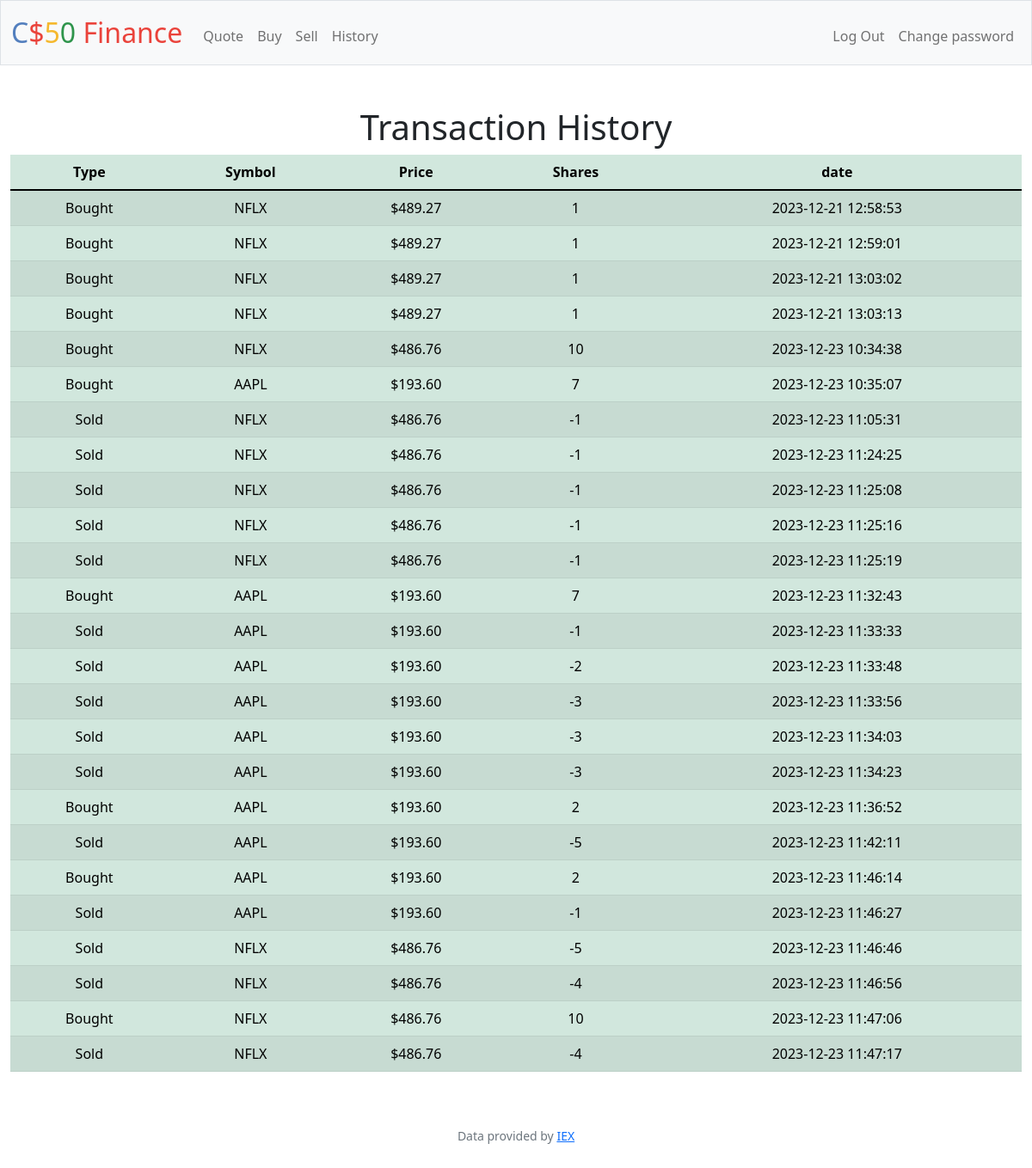
The app's page /history (signed in) with its own data.
### tables this page shows
CREATE TABLE 'transactions' ('id' INTEGER PRIMARY KEY AUTOINCREMENT NOT NULL, 'user_id' INTEGER, 'symbol' TEXT, 'shares' INTEGER, 'price' REAL, 'date' DATETIME);

### app.py (the view)
@app.route("/history")
@login_required
def history():
    user_id = session["user_id"]
    transactions_db = db.execute(
        "SELECT * FROM transactions WHERE user_id = ?", user_id
    )
    return render_template("history.html", transactions=transactions_db)

### app.py (called while the page is built)
@app.after_request
def after_request(response):
    response.headers["Cache-Control"] = "no-cache, no-store, must-revalidate"
    response.headers["Expires"] = 0
    response.headers["Pragma"] = "no-cache"
    return response

### helpers.py (called while the page is built)
def login_required(f):
    @wraps(f)
    def decorated_function(*args, **kwargs):
        if session.get("user_id") is None:
            return redirect("/login")
        return f(*args, **kwargs)
    return decorated_function

def usd(value):
    return f"${value:,.2f}"

### templates/history.html (shortened to what this page needs)
{% extends "layout.html" %}
{% block main %}
    <h1>Transaction History</h1>
    <table class="table table-success table-striped">
        <thead>
          <tr>
            <th scope="col">Type</th>
            <th scope="col">Symbol</th>
            <th scope="col">Price</th>
            <th scope="col">Shares</th>
            <th scope="col">date</th>
          </tr>
        </thead>
        <tbody>
            {% for row in transactions %}
                <tr>
                    {% if row["shares"] > 0 %}
                        <td>Bought</td>
                    {% elif 0 > row["shares"] %}
                        <td>Sold</td>
                    {% endif %}
                    <td>{{ row["symbol"] }}</td>
                    <td>{{ row["price"] |usd }}</td>
                    <td>{{ row["shares"] }}</td>
                    <td>{{ row["date"] }}</td>
                </tr>
          {% endfor %}
        </tbody>
      </table>
{% endblock %}

### records on screen
transactions: shows "Bought", symbol "NFLX", price "$489.27", shares "1", date "2023-12-21 12:58:53"
transactions: shows "Bought", symbol "NFLX", price "$489.27", shares "1", date "2023-12-21 12:59:01"
transactions: shows "Bought", symbol "NFLX", price "$489.27", shares "1", date "2023-12-21 13:03:02"
transactions: shows "Bought", symbol "NFLX", price "$489.27", shares "1", date "2023-12-21 13:03:13"
transactions: shows "Bought", symbol "NFLX", price "$486.76", shares "10", date "2023-12-23 10:34:38"
transactions: shows "Bought", symbol "AAPL", price "$193.60", shares "7", date "2023-12-23 10:35:07"
transactions: shows "Sold", symbol "NFLX", price "$486.76", shares "-1", date "2023-12-23 11:05:31"
transactions: shows "Sold", symbol "NFLX", price "$486.76", shares "-1", date "2023-12-23 11:24:25"
transactions: shows "Sold", symbol "NFLX", price "$486.76", shares "-1", date "2023-12-23 11:25:08"
transactions: shows "Sold", symbol "NFLX", price "$486.76", shares "-1", date "2023-12-23 11:25:16"
transactions: shows "Sold", symbol "NFLX", price "$486.76", shares "-1", date "2023-12-23 11:25:19"
transactions: shows "Bought", symbol "AAPL", price "$193.60", shares "7", date "2023-12-23 11:32:43"
transactions: shows "Sold", symbol "AAPL", price "$193.60", shares "-1", date "2023-12-23 11:33:33"
transactions: shows "Sold", symbol "AAPL", price "$193.60", shares "-2", date "2023-12-23 11:33:48"
transactions: shows "Sold", symbol "AAPL", price "$193.60", shares "-3", date "2023-12-23 11:33:56"
transactions: shows "Sold", symbol "AAPL", price "$193.60", shares "-3", date "2023-12-23 11:34:03"
transactions: shows "Sold", symbol "AAPL", price "$193.60", shares "-3", date "2023-12-23 11:34:23"
transactions: shows "Bought", symbol "AAPL", price "$193.60", shares "2", date "2023-12-23 11:36:52"
transactions: shows "Sold", symbol "AAPL", price "$193.60", shares "-5", date "2023-12-23 11:42:11"
transactions: shows "Bought", symbol "AAPL", price "$193.60", shares "2", date "2023-12-23 11:46:14"
transactions: shows "Sold", symbol "AAPL", price "$193.60", shares "-1", date "2023-12-23 11:46:27"
transactions: shows "Sold", symbol "NFLX", price "$486.76", shares "-5", date "2023-12-23 11:46:46"
transactions: shows "Sold", symbol "NFLX", price "$486.76", shares "-4", date "2023-12-23 11:46:56"
transactions: shows "Bought", symbol "NFLX", price "$486.76", shares "10", date "2023-12-23 11:47:06"
transactions: shows "Sold", symbol "NFLX", price "$486.76", shares "-4", date "2023-12-23 11:47:17"
